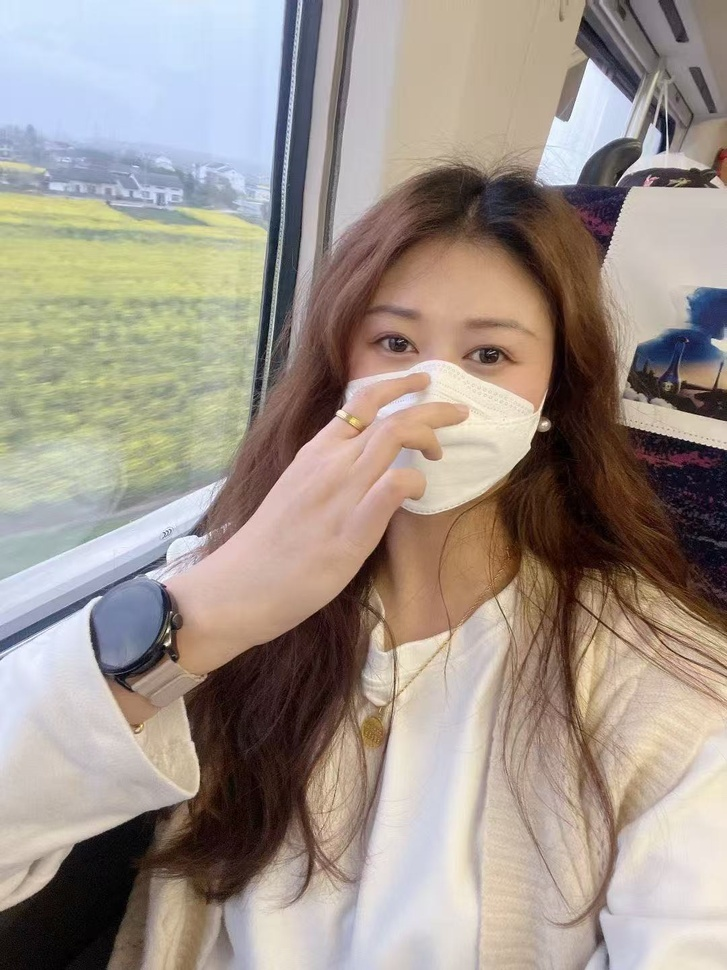
#> input picture sh_script/main/pillow/images/xiaoai.jpg, 727 x 970 px, shrunk from 1080 x 1440 before the run
$ python demo3.py
#> lines starting #> are read from the running program, lines starting #| are printed output that depends on the picture; after the words box and inside, x2 and y2 are one past the last pixel; in counts of white or black regions, pixels touching at a corner belong together
#!usr/bin/env python
# -*- coding:utf-8 -*-
"""
   @file:demo3.py
   @author:zl
   @time: 2025/5/6 16:48
   @software:PyCharm
   @desc:
"""
from PIL import Image
from PIL import ImageEnhance

im = Image.open('images/xiaoai.jpg')
#> im is the input picture: PIL image 727x970 RGB; mean R, G, B 159.3, 147.8, 138.7
# [9 lines of commented-out code are left out]
source = im.split()
R,G,B = 0,1,2
mask = source[R].point(lambda i: i < 100 and 255)
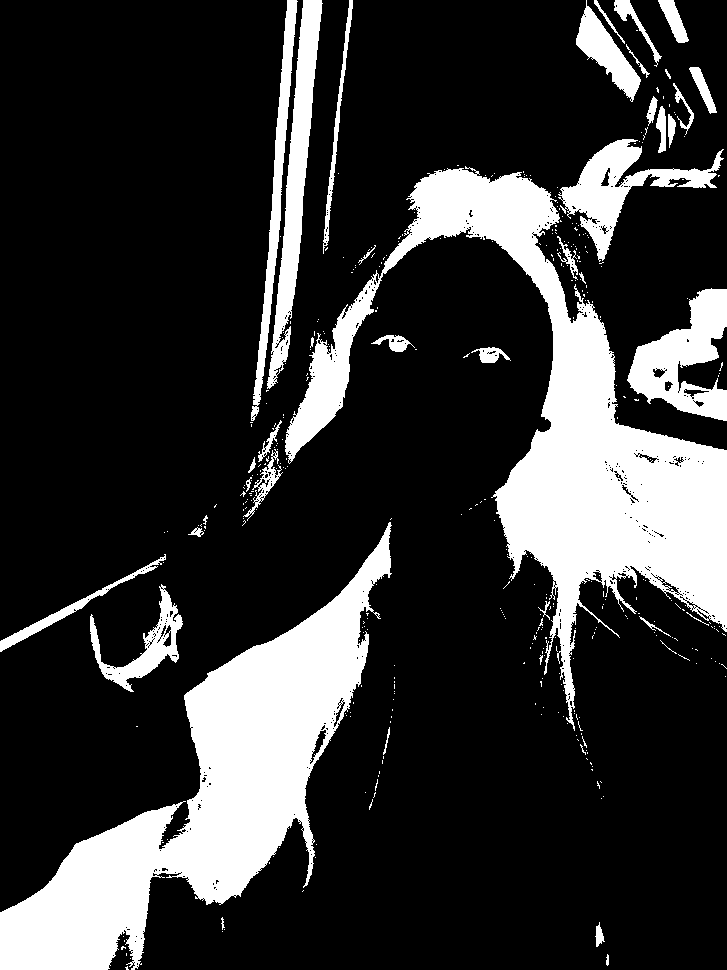
#> mask: PIL image 727x970 L; 20.8% white; 387 white regions (347 under 20 px), largest, box (x1, y1, x2, y2) and area: (285, 166, 727, 731) 58307, (0, 522, 392, 970) 52259, (627, 288, 727, 421) 6651
out = source[G].point(lambda i: i * 0.6)
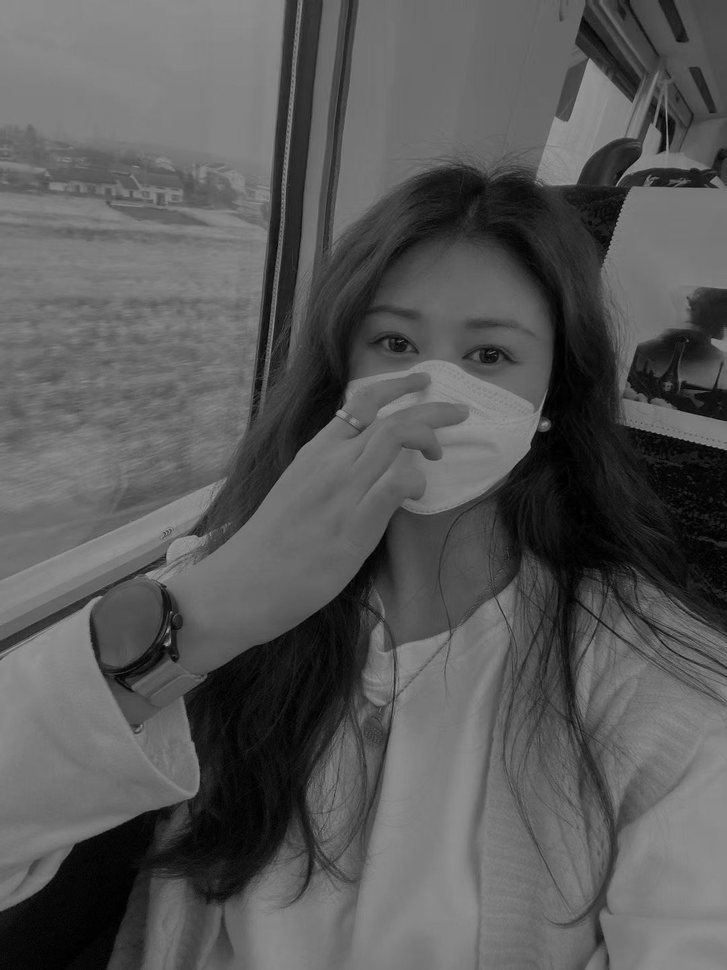
#> out: PIL image 727x970 L; min 0, max 153, mean 88.7
source[G].paste(out,None, mask)

im = Image.merge(im.mode, source)
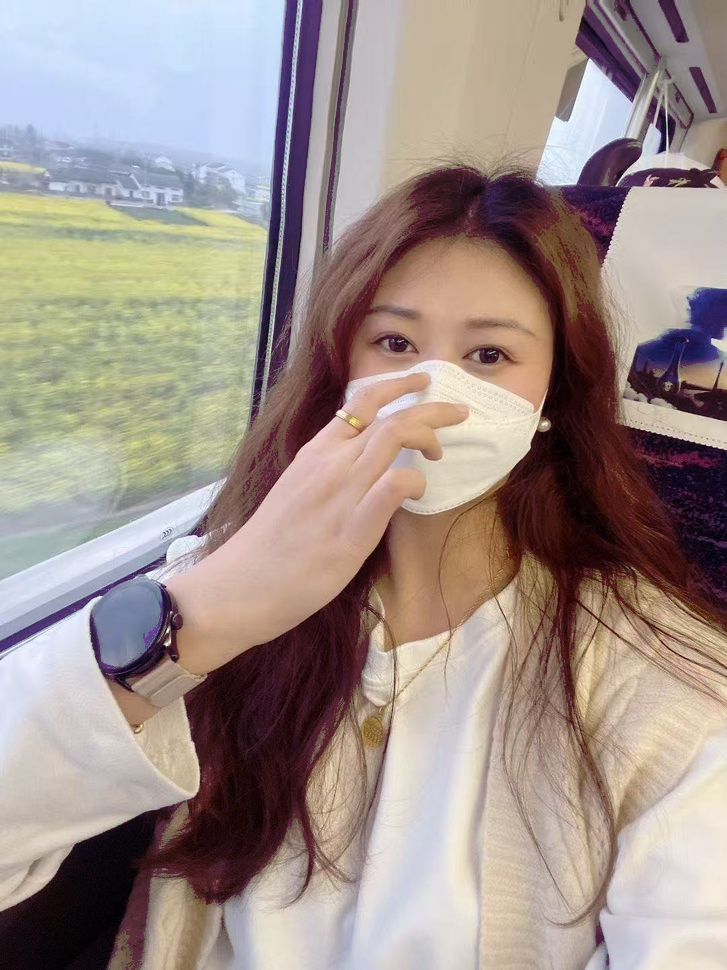
#> im: PIL image 727x970 RGB; mean R, G, B 159.3, 144.7, 138.7
im.show()
# 增强
# contrast = ImageEnhance.Contrast(im)
# contrast.enhance(1.3).show('aaa')
